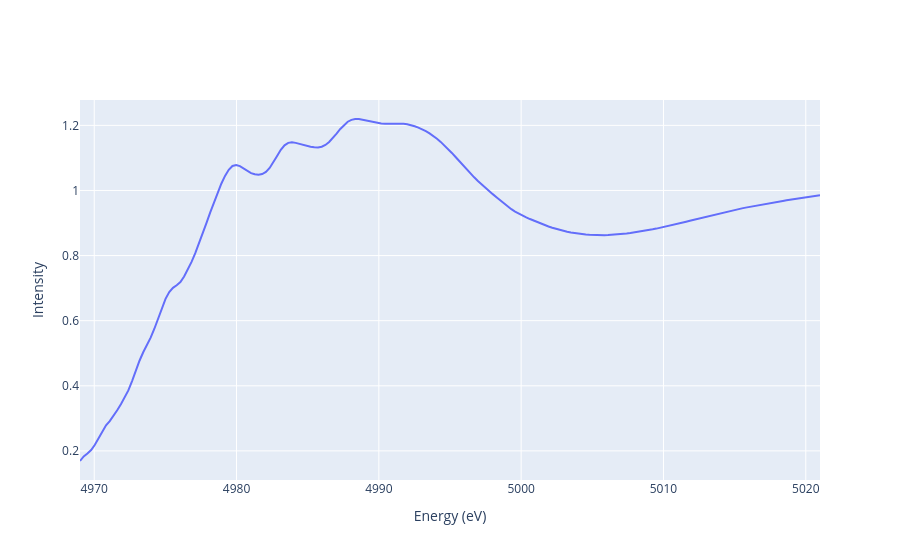

The notebook cell this image was saved under:
### Code cell
fig = go.Figure()
fig.add_trace(go.Scatter(x=info.xanes_xaxis, y=info.xanes_pointwise_features[0].ravel(), mode='lines'))
fig.update_yaxes(title_text='Intensity')
fig.update_xaxes(title_text='Energy (eV)')

### Figure 1 — Plotly figure (JSON) as saved in the notebook; plotly's stock layout.template omitted (floating-point values rounded to 4 significant figures; data arrays with more than 128 entries replaced by an {"elided": "..."} marker saying what was removed)
{"data": [{"mode": "lines", "type": "scatter", "x": {"elided": "200 float values"}, "y": {"elided": "200 float values"}}], "layout": {"xaxis": {"title": {"text": "Energy (eV)"}}, "yaxis": {"title": {"text": "Intensity"}}}}
